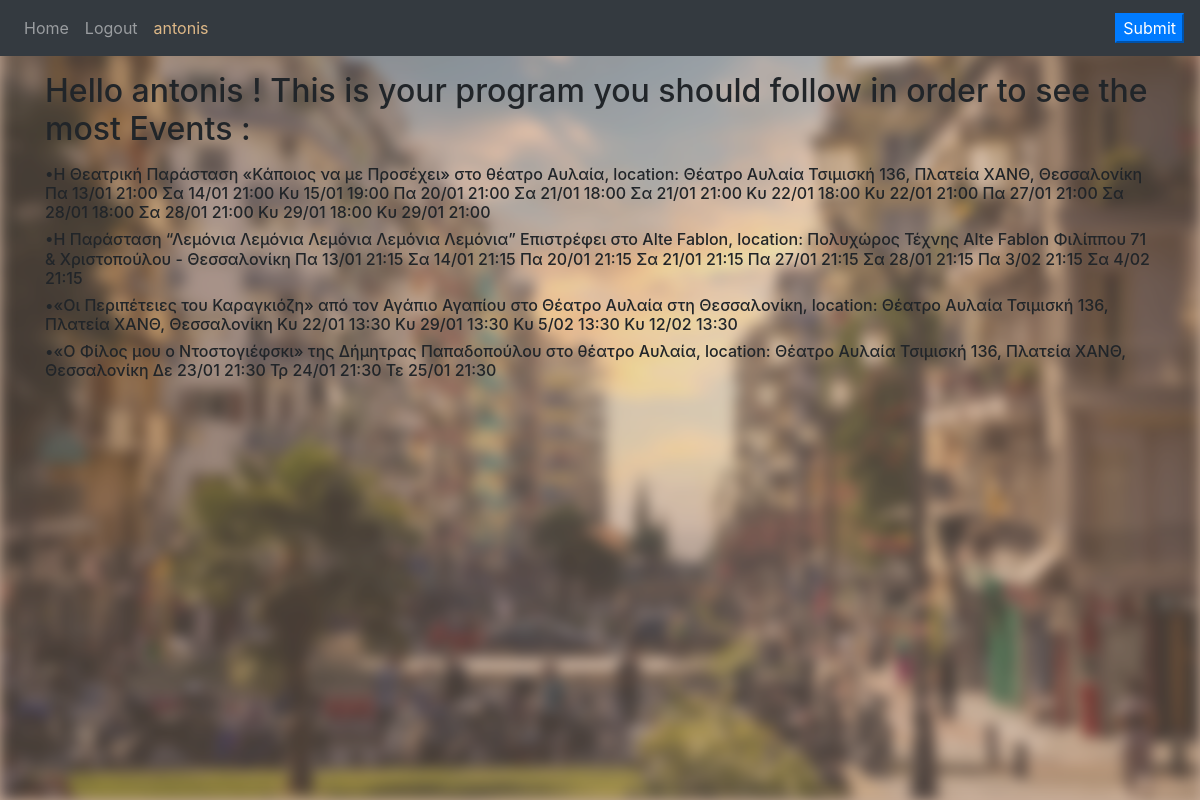
/UserEvents (signed in), run on an earlier commit of the app's database.
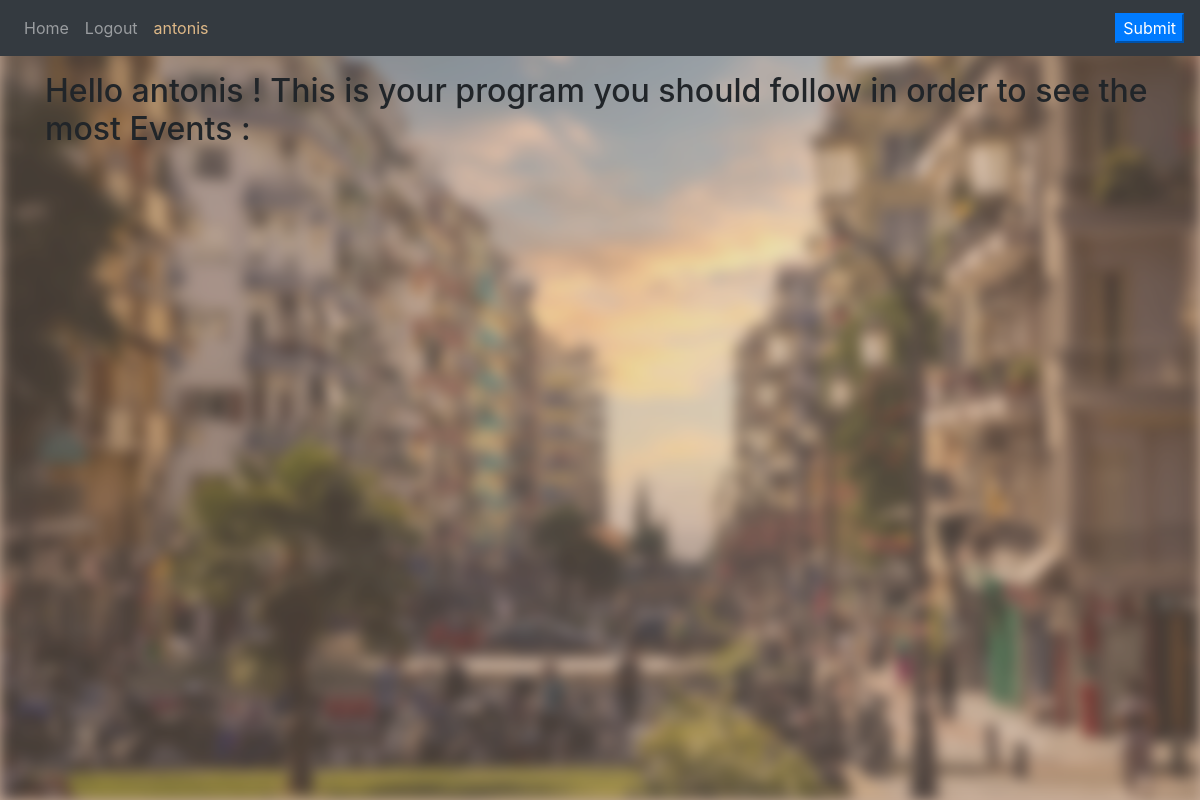
And on a later commit of the database.
### website/models.py (models this page shows)
class User(db.Model , UserMixin):
    id = db.Column(db.Integer , primary_key = True)
    email = db.Column(db.String(150), unique = True)
    firstName = db.Column(db.String(150))
    password = db.Column(db.String(150))
    result = db.relationship('Result')

class Result(db.Model):
    id = db.Column(db.Integer , primary_key = True )
    result = db.Column(db.String(100000))
    user_id =db.Column(db.Integer , db.ForeignKey('user.id'))

### website/views.py (the view)
@views.route('UserEvents' , methods = ['GET'])
def UserEvents():
    results = list()
    result = Result.query.all()
    for r in result:
        if r.user_id == current_user.id:
            results.append(r.result)
    return  render_template("UserEvents.html" , user = current_user , results = results)

### website/templates/UserEvents.html (shortened to what this page needs)
{% extends "base.html" %}
    {% block content %}
    <head>
    </head>
    <body style="text-align: center;">
        <img class = "background" src="static/img/thess.jpg" alt="Aleq">
            <p><h2>Hello  {{user.firstName}} ! This is your program you should follow in order to see the most Events : </h2></p>
        {%for r in results%}
         <h6>{{r}}</h6>
        {%endfor%}
    </body>
{% endblock%}

### website/templates/base.html (shortened to what this page needs)
<!DOCTYPE html>
<html>
  <head>
    <link
      rel="stylesheet"
      href="https://stackpath.bootstrapcdn.com/bootstrap/4.4.1/css/bootstrap.min.css"
    />
    <link
      rel="stylesheet"
      href="https://stackpath.bootstrapcdn.com/font-awesome/4.7.0/css/font-awesome.min.css"
    />
  </head>
  <body  style="background-color: rgb(199, 172, 152);">
    <nav class="navbar navbar-expand-lg navbar-dark bg-dark">
      <div class="collapse navbar-collapse" id="navbar">
        <div class="navbar-nav">
          {% if user.is_authenticated %}
          <a class="nav-item nav-link" id="home" href="/">Home</a>
          <a class="nav-item nav-link" id="logout" href="/logout">Logout</a>
          <a class="nav-item nav-link" id="firstName" href="/UserEvents" style="color: burlywood;">{{user.firstName}}</a>
          {% else %}
          <a class="nav-item nav-link" id="login" href="/login">Login</a>
          <a class="nav-item nav-link" id="singup" href="/signup">Sign Up</a>
          {% endif %}
        </div>
      </div>
      <form>
        {% if user.is_authenticated %}
        <button type="button"  class="btn-primary" id="submit">Submit</button>
        {% endif %}
      </form>
    </nav>
    <div class="container">{% block content %} {% endblock %}</div>
  </body>
</html>

### website/templates/UserEvents.html (style rules this page uses)
img.background { position: absolute; left: 0px; top: 0px; z-index: -1; width: 100%; opacity: 0.65; height: 100%; -webkit-filter: blur(5px); filter: blur(7px); }

What changed in the data, as far as the page shows it:
removed Result: result "•Η Θεατρική Παράσταση «Κάποιος να με Προσέχει» στο θέατρο Αυλαία, location: Θέατρο Αυλαία Τσιμισκή 136, Πλατεία ΧΑΝΘ, Θεσσαλονίκη Πα 13/01 21:00 Σα 14/01 21:00 Κυ 15/01 19:00 Πα 20/01 21:00 Σα 21/01 18:00 Σα 21/01 21:00 Κυ 22/01 18:00 Κυ 22/01 21:00 Πα 27/01 21:00 Σα 28/01 18:00 Σα 28/01 21:00 Κυ 29/01 18:00 Κυ 29/01 21:00"
removed Result: result "•Η Παράσταση “Λεμόνια Λεμόνια Λεμόνια Λεμόνια Λεμόνια” Επιστρέφει στο Alte Fablon, location: Πολυχώρος Τέχνης Alte Fablon Φιλίππου 71 & Χριστοπούλου - Θεσσαλονίκη Πα 13/01 21:15 Σα 14/01 21:15 Πα 20/01 21:15 Σα 21/01 21:15 Πα 27/01 21:15 Σα 28/01 21:15 Πα 3/02 21:15 Σα 4/02 21:15"
removed Result: result "•«Οι Περιπέτειες του Καραγκιόζη» από τον Αγάπιο Αγαπίου στο Θέατρο Αυλαία στη Θεσσαλονίκη, location: Θέατρο Αυλαία Τσιμισκή 136, Πλατεία ΧΑΝΘ, Θεσσαλονίκη Κυ 22/01 13:30 Κυ 29/01 13:30 Κυ 5/02 13:30 Κυ 12/02 13:30"
removed Result: result "•«Ο Φίλος μου ο Ντοστογιέφσκι» της Δήμητρας Παπαδοπούλου στο θέατρο Αυλαία, location: Θέατρο Αυλαία Τσιμισκή 136, Πλατεία ΧΑΝΘ, Θεσσαλονίκη Δε 23/01 21:30 Τρ 24/01 21:30 Τε 25/01 21:30"
